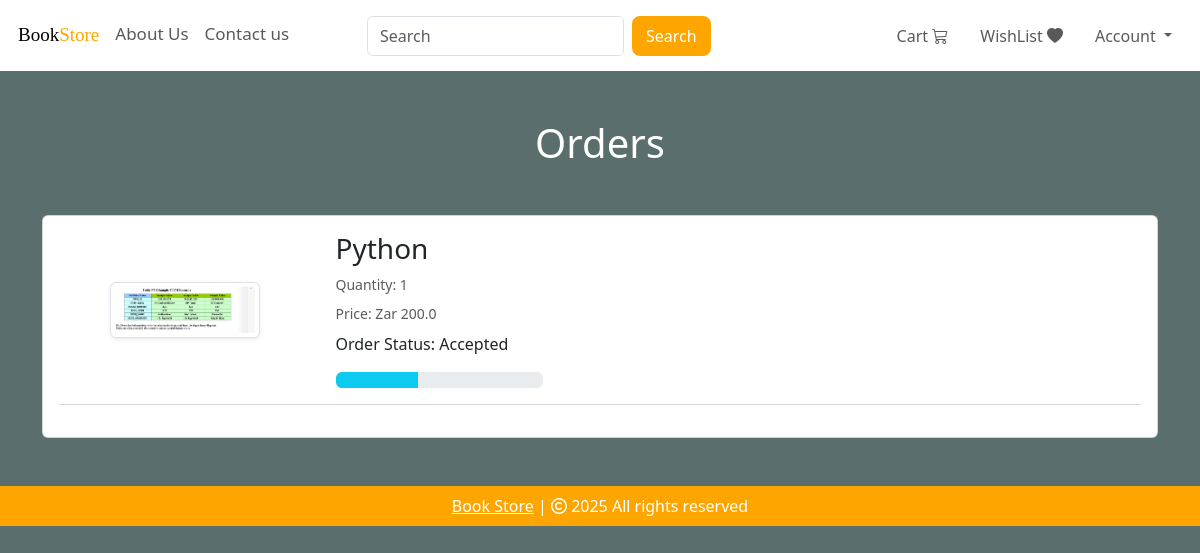
/orders (signed in), run on the app's committed database.
### bookstore/models.py (models this page shows, shortened)
class Order(db.Model):
    id = db.Column(db.Integer, primary_key=True)
    quantity = db.Column(db.Integer, nullable=False)
    price = db.Column(db.Float, nullable=False)
    status = db.Column(db.String(100), nullable=False)
    payment_id = db.Column(db.String(1000), nullable=False)
    customer_link = db.Column(db.Integer, db.ForeignKey('customer.id'), nullable=False)
    product_link = db.Column(db.Integer, db.ForeignKey('product.id'), nullable=False)

class Product(db.Model):
    id = db.Column(db.Integer, primary_key=True)
    product_name = db.Column(db.String(100), nullable=False)
    current_price = db.Column(db.Float, nullable=False)
    previous_price = db.Column(db.Float, nullable=True)  # Add this line
    in_stock = db.Column(db.Integer, nullable=False)
    product_picture = db.Column(db.String(1000), nullable=False)
    flash_sale = db.Column(db.Boolean, default=False)
    date_added = db.Column(db.DateTime, default=datetime.utcnow)
    department=db.Column(db.String(100),nullable=False)
    carts = db.relationship('Cart', backref=db.backref('product', lazy=True))
    orders = db.relationship('Order', backref=db.backref('product', lazy=True))
    wishlist = db.relationship('Wishlist', backref=db.backref('product', lazy=True))

### bookstore/views.py (the view)
@views.route('/orders')
@login_required
def my_orders():
    orders = Order.query.filter_by(customer_link=current_user.id).all()
    return render_template('orders.html', orders=orders)

### bookstore/__init__.py (called while the page is built)
def create_app():
    app = Flask(__name__)
    app.config.from_object("config.Config")
    app.config["SQLALCHEMY_DATABASE_URI"] = f"sqlite:///{DB_NAME}"
    db.init_app(app)
    stripe.api_key = app.config["STRIPE_SECRET_KEY"]  # Initialize Stripe
    from .models import Customer, Cart, Product, Order
    login_manager = LoginManager()
    login_manager.init_app(app)
    login_manager.login_view = "auth.login"
    @login_manager.user_loader
    def load_user(id):
        return Customer.query.get(int(id))
    from .views import views
    from .auth import auth
    from .admin import admin
    app.register_blueprint(views, url_prefix="/")
    app.register_blueprint(auth, url_prefix="/")
    app.register_blueprint(admin, url_prefix="/")
    create_database(app)
    return app

### bookstore/templates/orders.html (shortened to what this page needs)
{% extends 'base.html' %}
{% block body %}
<div class="container my-5">
    <div class="row">
        {% if orders %}
        <h1 class="text-center mb-5" style="color: white;">Orders</h1>
        <div class="col-sm-13">
            <div class="card">
                <div class="card-body">
                    {% for item in orders %}
                    <div class="row">
                        <div class="col-sm-3 text-center align-self-center">
                            <img src="{{ item.product.product_picture }}" alt="" class="img-fluid img-thumbnail shadow-sm" height="150px" width="150px">
                        </div>
                        <div class="col-sm-7">
                            <h3>{{ item.product.product_name }}</h3>
                            <p class="mb-2 text-muted small">Quantity: {{ item.quantity }}</p>
                            <p class="mb-2 text-muted small">Price: Zar {{ item.price }}</p>
                            <div class="col-sm-4">
                                <p>Order Status: {{ item.status }}</p>
                                {% if item.status == 'Pending' %}
                                <div class="progress">
                                    <div class="progress-bar" role="progressbar" style="width: 20%;"  aria-valuenow="20" aria-valuemin="0" aria-valuemax="100"></div>
                                </div>
                                {% elif item.status == 'Accepted' %}
                                <div class="progress">
                                    <div class="progress-bar bg-info" role="progressbar" style="width: 40%;"  aria-valuenow="40" aria-valuemin="0" aria-valuemax="100"></div>
                                </div>
                                {% elif item.status == 'Out for delivery' %}
                                <div class="progress">
                                    <div class="progress-bar bg-warning" role="progressbar" style="width: 70%;"  aria-valuenow="70" aria-valuemin="0" aria-valuemax="100"></div>
                                </div>
                                {% elif item.status == 'Delivered' %}
                                <div class="progress">
                                    <div class="progress-bar bg-success" role="progressbar" style="width: 100%;"  aria-valuenow="100" aria-valuemin="0" aria-valuemax="100"></div>
                                </div>
                                {% elif item.status == 'Canceled' %}
                                <div class="progress">
                                    <div class="progress-bar bg-danger" role="progressbar" style="width: 100%;"  aria-valuenow="100" aria-valuemin="0" aria-valuemax="100"></div>
                                </div>
                                {% endif %}
                            </div>
                        </div>
                    </div>
                    <hr class="text-muted">
                    {% endfor %}
                </div>
            </div>
        </div>
        {% else %}
        <h1 class="text-center mb-5" style="color: white;">You have no Orders</h1>
        {% endif %}
    </div>
</div>
{% endblock %}

### data on the page
Order: product.product_picture (picture), product.product_name "Python", quantity "1", price "200.0", status "Accepted"
